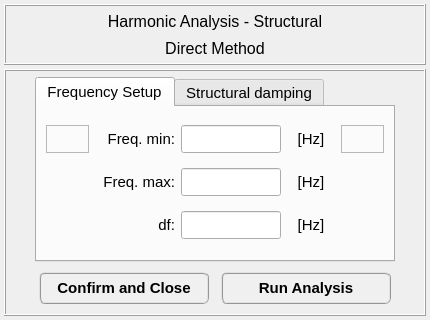
<?xml version="1.0" encoding="UTF-8"?>
<ui version="4.0">
 <class>Dialog</class>
 <widget class="QDialog" name="Dialog">
  <property name="windowModality">
   <enum>Qt::NonModal</enum>
  </property>
  <property name="geometry">
   <rect>
    <x>0</x>
    <y>0</y>
    <width>430</width>
    <height>320</height>
   </rect>
  </property>
  <property name="sizePolicy">
   <sizepolicy hsizetype="Fixed" vsizetype="Fixed">
    <horstretch>0</horstretch>
    <verstretch>0</verstretch>
   </sizepolicy>
  </property>
  <property name="minimumSize">
   <size>
    <width>430</width>
    <height>320</height>
   </size>
  </property>
  <property name="maximumSize">
   <size>
    <width>430</width>
    <height>327</height>
   </size>
  </property>
  <property name="contextMenuPolicy">
   <enum>Qt::DefaultContextMenu</enum>
  </property>
  <property name="windowTitle">
   <string>Harmonic analysis setup</string>
  </property>
  <property name="windowIcon">
   <iconset>
    <normaloff>../../../../../../../Downloads/load - Copia.png</normaloff>../../../../../../../Downloads/load - Copia.png</iconset>
  </property>
  <property name="whatsThis">
   <string/>
  </property>
  <layout class="QGridLayout" name="gridLayout_2">
   <property name="leftMargin">
    <number>4</number>
   </property>
   <property name="topMargin">
    <number>4</number>
   </property>
   <property name="rightMargin">
    <number>4</number>
   </property>
   <property name="bottomMargin">
    <number>4</number>
   </property>
   <property name="spacing">
    <number>4</number>
   </property>
   <item row="0" column="0">
    <widget class="QFrame" name="frame_3">
     <property name="minimumSize">
      <size>
       <width>300</width>
       <height>61</height>
      </size>
     </property>
     <property name="maximumSize">
      <size>
       <width>430</width>
       <height>61</height>
      </size>
     </property>
     <property name="frameShape">
      <enum>QFrame::Box</enum>
     </property>
     <property name="frameShadow">
      <enum>QFrame::Raised</enum>
     </property>
     <property name="lineWidth">
      <number>1</number>
     </property>
     <layout class="QGridLayout" name="gridLayout">
      <property name="leftMargin">
       <number>2</number>
      </property>
      <property name="topMargin">
       <number>2</number>
      </property>
      <property name="rightMargin">
       <number>2</number>
      </property>
      <property name="bottomMargin">
       <number>2</number>
      </property>
      <property name="spacing">
       <number>2</number>
      </property>
      <item row="0" column="0">
       <widget class="QLabel" name="label_title">
        <property name="font">
         <font>
          <family>MS Shell Dlg 2</family>
          <pointsize>12</pointsize>
          <weight>50</weight>
          <italic>false</italic>
          <bold>false</bold>
         </font>
        </property>
        <property name="text">
         <string>Harmonic Analysis - Structural</string>
        </property>
        <property name="textFormat">
         <enum>Qt::AutoText</enum>
        </property>
        <property name="alignment">
         <set>Qt::AlignCenter</set>
        </property>
       </widget>
      </item>
      <item row="1" column="0">
       <widget class="QLabel" name="label_subtitle">
        <property name="font">
         <font>
          <family>MS Shell Dlg 2</family>
          <pointsize>12</pointsize>
          <weight>50</weight>
          <italic>false</italic>
          <bold>false</bold>
         </font>
        </property>
        <property name="text">
         <string>Direct Method</string>
        </property>
        <property name="textFormat">
         <enum>Qt::AutoText</enum>
        </property>
        <property name="alignment">
         <set>Qt::AlignCenter</set>
        </property>
       </widget>
      </item>
     </layout>
    </widget>
   </item>
   <item row="1" column="0">
    <widget class="QFrame" name="frame_2">
     <property name="frameShape">
      <enum>QFrame::Box</enum>
     </property>
     <property name="frameShadow">
      <enum>QFrame::Raised</enum>
     </property>
     <layout class="QGridLayout" name="gridLayout_9">
      <property name="topMargin">
       <number>6</number>
      </property>
      <property name="bottomMargin">
       <number>6</number>
      </property>
      <item row="0" column="0">
       <widget class="QTabWidget" name="tabWidget">
        <property name="minimumSize">
         <size>
          <width>360</width>
          <height>0</height>
         </size>
        </property>
        <property name="maximumSize">
         <size>
          <width>360</width>
          <height>16777215</height>
         </size>
        </property>
        <property name="font">
         <font>
          <family>MS Shell Dlg 2</family>
          <pointsize>11</pointsize>
          <weight>50</weight>
          <italic>false</italic>
          <bold>false</bold>
          <kerning>false</kerning>
         </font>
        </property>
        <property name="currentIndex">
         <number>0</number>
        </property>
        <widget class="QWidget" name="tab_2">
         <attribute name="title">
          <string>Frequency Setup</string>
         </attribute>
         <layout class="QGridLayout" name="gridLayout_5">
          <item row="0" column="0">
           <widget class="QFrame" name="frame_6">
            <property name="frameShape">
             <enum>QFrame::StyledPanel</enum>
            </property>
            <property name="frameShadow">
             <enum>QFrame::Raised</enum>
            </property>
           </widget>
          </item>
          <item row="2" column="1">
           <widget class="QLabel" name="label_21">
            <property name="minimumSize">
             <size>
              <width>80</width>
              <height>28</height>
             </size>
            </property>
            <property name="maximumSize">
             <size>
              <width>100</width>
              <height>28</height>
             </size>
            </property>
            <property name="font">
             <font>
              <italic>false</italic>
             </font>
            </property>
            <property name="text">
             <string>df:</string>
            </property>
            <property name="alignment">
             <set>Qt::AlignRight|Qt::AlignTrailing|Qt::AlignVCenter</set>
            </property>
           </widget>
          </item>
          <item row="2" column="3">
           <widget class="QLabel" name="label_26">
            <property name="minimumSize">
             <size>
              <width>48</width>
              <height>28</height>
             </size>
            </property>
            <property name="maximumSize">
             <size>
              <width>48</width>
              <height>28</height>
             </size>
            </property>
            <property name="font">
             <font>
              <italic>false</italic>
             </font>
            </property>
            <property name="text">
             <string>[Hz]</string>
            </property>
            <property name="alignment">
             <set>Qt::AlignCenter</set>
            </property>
           </widget>
          </item>
          <item row="2" column="2">
           <widget class="QLineEdit" name="lineEdit_step">
            <property name="minimumSize">
             <size>
              <width>100</width>
              <height>28</height>
             </size>
            </property>
            <property name="maximumSize">
             <size>
              <width>100</width>
              <height>28</height>
             </size>
            </property>
            <property name="font">
             <font>
              <family>Arial</family>
              <pointsize>11</pointsize>
              <weight>75</weight>
              <italic>true</italic>
              <bold>true</bold>
             </font>
            </property>
            <property name="styleSheet">
             <string notr="true"/>
            </property>
            <property name="alignment">
             <set>Qt::AlignCenter</set>
            </property>
           </widget>
          </item>
          <item row="0" column="1">
           <widget class="QLabel" name="label_22">
            <property name="minimumSize">
             <size>
              <width>80</width>
              <height>28</height>
             </size>
            </property>
            <property name="maximumSize">
             <size>
              <width>100</width>
              <height>28</height>
             </size>
            </property>
            <property name="font">
             <font>
              <italic>false</italic>
             </font>
            </property>
            <property name="text">
             <string>Freq. min:</string>
            </property>
            <property name="alignment">
             <set>Qt::AlignRight|Qt::AlignTrailing|Qt::AlignVCenter</set>
            </property>
           </widget>
          </item>
          <item row="0" column="2">
           <widget class="QLineEdit" name="lineEdit_min">
            <property name="minimumSize">
             <size>
              <width>100</width>
              <height>28</height>
             </size>
            </property>
            <property name="maximumSize">
             <size>
              <width>100</width>
              <height>28</height>
             </size>
            </property>
            <property name="font">
             <font>
              <family>Arial</family>
              <pointsize>11</pointsize>
              <weight>75</weight>
              <italic>true</italic>
              <bold>true</bold>
             </font>
            </property>
            <property name="styleSheet">
             <string notr="true"/>
            </property>
            <property name="alignment">
             <set>Qt::AlignCenter</set>
            </property>
           </widget>
          </item>
          <item row="1" column="1">
           <widget class="QLabel" name="label_23">
            <property name="minimumSize">
             <size>
              <width>80</width>
              <height>28</height>
             </size>
            </property>
            <property name="maximumSize">
             <size>
              <width>100</width>
              <height>28</height>
             </size>
            </property>
            <property name="font">
             <font>
              <italic>false</italic>
             </font>
            </property>
            <property name="text">
             <string>Freq. max:</string>
            </property>
            <property name="alignment">
             <set>Qt::AlignRight|Qt::AlignTrailing|Qt::AlignVCenter</set>
            </property>
           </widget>
          </item>
          <item row="0" column="3">
           <widget class="QLabel" name="label_24">
            <property name="minimumSize">
             <size>
              <width>48</width>
              <height>28</height>
             </size>
            </property>
            <property name="maximumSize">
             <size>
              <width>48</width>
              <height>28</height>
             </size>
            </property>
            <property name="font">
             <font>
              <italic>false</italic>
             </font>
            </property>
            <property name="text">
             <string>[Hz]</string>
            </property>
            <property name="alignment">
             <set>Qt::AlignCenter</set>
            </property>
           </widget>
          </item>
          <item row="1" column="2">
           <widget class="QLineEdit" name="lineEdit_max">
            <property name="minimumSize">
             <size>
              <width>100</width>
              <height>28</height>
             </size>
            </property>
            <property name="maximumSize">
             <size>
              <width>100</width>
              <height>28</height>
             </size>
            </property>
            <property name="font">
             <font>
              <family>Arial</family>
              <pointsize>11</pointsize>
              <weight>75</weight>
              <italic>true</italic>
              <bold>true</bold>
             </font>
            </property>
            <property name="styleSheet">
             <string notr="true"/>
            </property>
            <property name="alignment">
             <set>Qt::AlignCenter</set>
            </property>
           </widget>
          </item>
          <item row="1" column="3">
           <widget class="QLabel" name="label_25">
            <property name="minimumSize">
             <size>
              <width>48</width>
              <height>28</height>
             </size>
            </property>
            <property name="maximumSize">
             <size>
              <width>48</width>
              <height>28</height>
             </size>
            </property>
            <property name="font">
             <font>
              <italic>false</italic>
             </font>
            </property>
            <property name="text">
             <string>[Hz]</string>
            </property>
            <property name="alignment">
             <set>Qt::AlignCenter</set>
            </property>
           </widget>
          </item>
          <item row="0" column="4">
           <widget class="QFrame" name="frame_7">
            <property name="frameShape">
             <enum>QFrame::StyledPanel</enum>
            </property>
            <property name="frameShadow">
             <enum>QFrame::Raised</enum>
            </property>
           </widget>
          </item>
         </layout>
        </widget>
        <widget class="QWidget" name="widget">
         <attribute name="title">
          <string>Structural damping</string>
         </attribute>
         <layout class="QGridLayout" name="gridLayout_4">
          <item row="0" column="5">
           <widget class="QFrame" name="frame_4">
            <property name="frameShape">
             <enum>QFrame::NoFrame</enum>
            </property>
            <property name="frameShadow">
             <enum>QFrame::Raised</enum>
            </property>
           </widget>
          </item>
          <item row="1" column="4">
           <layout class="QGridLayout" name="gridLayout_13">
            <item row="0" column="0">
             <widget class="QLabel" name="label_16">
              <property name="minimumSize">
               <size>
                <width>0</width>
                <height>26</height>
               </size>
              </property>
              <property name="maximumSize">
               <size>
                <width>16777215</width>
                <height>26</height>
               </size>
              </property>
              <property name="font">
               <font>
                <family>MS Shell Dlg 2</family>
                <pointsize>11</pointsize>
                <weight>50</weight>
                <italic>false</italic>
                <bold>false</bold>
               </font>
              </property>
              <property name="text">
               <string>[1/s²]</string>
              </property>
              <property name="alignment">
               <set>Qt::AlignCenter</set>
              </property>
             </widget>
            </item>
            <item row="1" column="0">
             <widget class="QLabel" name="label_17">
              <property name="minimumSize">
               <size>
                <width>0</width>
                <height>26</height>
               </size>
              </property>
              <property name="maximumSize">
               <size>
                <width>16777215</width>
                <height>26</height>
               </size>
              </property>
              <property name="font">
               <font>
                <family>MS Shell Dlg 2</family>
                <pointsize>11</pointsize>
                <weight>50</weight>
                <italic>false</italic>
                <bold>false</bold>
               </font>
              </property>
              <property name="text">
               <string>[-]</string>
              </property>
              <property name="alignment">
               <set>Qt::AlignCenter</set>
              </property>
             </widget>
            </item>
           </layout>
          </item>
          <item row="0" column="2">
           <layout class="QGridLayout" name="gridLayout_15">
            <item row="0" column="0">
             <widget class="QLabel" name="label_10">
              <property name="minimumSize">
               <size>
                <width>40</width>
                <height>26</height>
               </size>
              </property>
              <property name="maximumSize">
               <size>
                <width>40</width>
                <height>26</height>
               </size>
              </property>
              <property name="font">
               <font>
                <family>Arial</family>
                <pointsize>11</pointsize>
                <weight>50</weight>
                <italic>false</italic>
                <bold>false</bold>
               </font>
              </property>
              <property name="text">
               <string>&lt;html&gt;&lt;head/&gt;&lt;body&gt;&lt;p align=&quot;center&quot;&gt;&lt;span style=&quot; font-size:10pt;&quot;&gt;α&lt;/span&gt;&lt;span style=&quot; font-size:10pt; vertical-align:sub;&quot;&gt;v&lt;/span&gt;&lt;span style=&quot; font-size:10pt;&quot;&gt;:&lt;/span&gt;&lt;/p&gt;&lt;/body&gt;&lt;/html&gt;</string>
              </property>
              <property name="alignment">
               <set>Qt::AlignCenter</set>
              </property>
             </widget>
            </item>
            <item row="1" column="0">
             <widget class="QLabel" name="label_11">
              <property name="minimumSize">
               <size>
                <width>40</width>
                <height>26</height>
               </size>
              </property>
              <property name="maximumSize">
               <size>
                <width>40</width>
                <height>26</height>
               </size>
              </property>
              <property name="font">
               <font>
                <family>Arial</family>
                <pointsize>11</pointsize>
                <weight>50</weight>
                <italic>false</italic>
                <bold>false</bold>
               </font>
              </property>
              <property name="text">
               <string>&lt;html&gt;&lt;head/&gt;&lt;body&gt;&lt;p align=&quot;center&quot;&gt;&lt;span style=&quot; font-size:10pt;&quot;&gt;β&lt;/span&gt;&lt;span style=&quot; font-size:10pt; vertical-align:sub;&quot;&gt;v&lt;/span&gt;&lt;span style=&quot; font-size:10pt;&quot;&gt;:&lt;/span&gt;&lt;/p&gt;&lt;/body&gt;&lt;/html&gt;</string>
              </property>
              <property name="alignment">
               <set>Qt::AlignCenter</set>
              </property>
             </widget>
            </item>
           </layout>
          </item>
          <item row="0" column="4">
           <layout class="QGridLayout" name="gridLayout_12">
            <item row="0" column="0">
             <widget class="QLabel" name="label_15">
              <property name="minimumSize">
               <size>
                <width>0</width>
                <height>26</height>
               </size>
              </property>
              <property name="maximumSize">
               <size>
                <width>16777215</width>
                <height>26</height>
               </size>
              </property>
              <property name="font">
               <font>
                <family>MS Shell Dlg 2</family>
                <pointsize>11</pointsize>
                <weight>50</weight>
                <italic>false</italic>
                <bold>false</bold>
               </font>
              </property>
              <property name="text">
               <string>[1/s]</string>
              </property>
              <property name="alignment">
               <set>Qt::AlignCenter</set>
              </property>
             </widget>
            </item>
            <item row="1" column="0">
             <widget class="QLabel" name="label_14">
              <property name="minimumSize">
               <size>
                <width>0</width>
                <height>26</height>
               </size>
              </property>
              <property name="maximumSize">
               <size>
                <width>16777215</width>
                <height>26</height>
               </size>
              </property>
              <property name="font">
               <font>
                <family>MS Shell Dlg 2</family>
                <pointsize>11</pointsize>
                <weight>50</weight>
                <italic>false</italic>
                <bold>false</bold>
               </font>
              </property>
              <property name="text">
               <string>[s]</string>
              </property>
              <property name="alignment">
               <set>Qt::AlignCenter</set>
              </property>
             </widget>
            </item>
           </layout>
          </item>
          <item row="1" column="2">
           <layout class="QGridLayout" name="gridLayout_14">
            <item row="0" column="0">
             <widget class="QLabel" name="label_13">
              <property name="minimumSize">
               <size>
                <width>40</width>
                <height>26</height>
               </size>
              </property>
              <property name="maximumSize">
               <size>
                <width>40</width>
                <height>26</height>
               </size>
              </property>
              <property name="font">
               <font>
                <family>Arial</family>
                <pointsize>11</pointsize>
                <weight>50</weight>
                <italic>false</italic>
                <bold>false</bold>
               </font>
              </property>
              <property name="text">
               <string>&lt;html&gt;&lt;head/&gt;&lt;body&gt;&lt;p align=&quot;center&quot;&gt;&lt;span style=&quot; font-size:10pt;&quot;&gt;α&lt;/span&gt;&lt;span style=&quot; font-size:10pt; vertical-align:sub;&quot;&gt;h&lt;/span&gt;&lt;span style=&quot; font-size:10pt;&quot;&gt;:&lt;/span&gt;&lt;/p&gt;&lt;/body&gt;&lt;/html&gt;</string>
              </property>
              <property name="alignment">
               <set>Qt::AlignCenter</set>
              </property>
             </widget>
            </item>
            <item row="1" column="0">
             <widget class="QLabel" name="label_12">
              <property name="minimumSize">
               <size>
                <width>40</width>
                <height>26</height>
               </size>
              </property>
              <property name="maximumSize">
               <size>
                <width>40</width>
                <height>26</height>
               </size>
              </property>
              <property name="font">
               <font>
                <family>Arial</family>
                <pointsize>11</pointsize>
                <weight>50</weight>
                <italic>false</italic>
                <bold>false</bold>
               </font>
              </property>
              <property name="text">
               <string>&lt;html&gt;&lt;head/&gt;&lt;body&gt;&lt;p align=&quot;center&quot;&gt;&lt;span style=&quot; font-size:10pt;&quot;&gt;β&lt;/span&gt;&lt;span style=&quot; font-size:10pt; vertical-align:sub;&quot;&gt;h&lt;/span&gt;&lt;span style=&quot; font-size:10pt;&quot;&gt;:&lt;/span&gt;&lt;/p&gt;&lt;/body&gt;&lt;/html&gt;</string>
              </property>
              <property name="alignment">
               <set>Qt::AlignCenter</set>
              </property>
             </widget>
            </item>
           </layout>
          </item>
          <item row="1" column="3">
           <layout class="QGridLayout" name="gridLayout_10">
            <item row="0" column="0">
             <widget class="QLineEdit" name="lineEdit_ah">
              <property name="minimumSize">
               <size>
                <width>100</width>
                <height>26</height>
               </size>
              </property>
              <property name="maximumSize">
               <size>
                <width>100</width>
                <height>26</height>
               </size>
              </property>
              <property name="font">
               <font>
                <family>Arial</family>
                <pointsize>11</pointsize>
                <weight>75</weight>
                <italic>true</italic>
                <bold>true</bold>
               </font>
              </property>
              <property name="styleSheet">
               <string notr="true">color: rgb(0, 0, 255);</string>
              </property>
              <property name="alignment">
               <set>Qt::AlignCenter</set>
              </property>
             </widget>
            </item>
            <item row="1" column="0">
             <widget class="QLineEdit" name="lineEdit_bh">
              <property name="minimumSize">
               <size>
                <width>100</width>
                <height>26</height>
               </size>
              </property>
              <property name="maximumSize">
               <size>
                <width>100</width>
                <height>26</height>
               </size>
              </property>
              <property name="font">
               <font>
                <family>Arial</family>
                <pointsize>11</pointsize>
                <weight>75</weight>
                <italic>true</italic>
                <bold>true</bold>
               </font>
              </property>
              <property name="styleSheet">
               <string notr="true">color: rgb(0, 0, 255);</string>
              </property>
              <property name="alignment">
               <set>Qt::AlignCenter</set>
              </property>
             </widget>
            </item>
           </layout>
          </item>
          <item row="0" column="1">
           <layout class="QVBoxLayout" name="verticalLayout_5">
            <item>
             <widget class="QLabel" name="label_8">
              <property name="font">
               <font>
                <pointsize>11</pointsize>
                <weight>50</weight>
                <italic>false</italic>
                <bold>false</bold>
               </font>
              </property>
              <property name="text">
               <string>Proportional
viscous</string>
              </property>
              <property name="alignment">
               <set>Qt::AlignCenter</set>
              </property>
             </widget>
            </item>
           </layout>
          </item>
          <item row="0" column="3">
           <layout class="QGridLayout" name="gridLayout_11">
            <item row="0" column="0">
             <widget class="QLineEdit" name="lineEdit_av">
              <property name="minimumSize">
               <size>
                <width>100</width>
                <height>26</height>
               </size>
              </property>
              <property name="maximumSize">
               <size>
                <width>100</width>
                <height>26</height>
               </size>
              </property>
              <property name="font">
               <font>
                <family>Arial</family>
                <pointsize>11</pointsize>
                <weight>75</weight>
                <italic>true</italic>
                <bold>true</bold>
               </font>
              </property>
              <property name="styleSheet">
               <string notr="true">color: rgb(0, 0, 255);</string>
              </property>
              <property name="alignment">
               <set>Qt::AlignCenter</set>
              </property>
             </widget>
            </item>
            <item row="1" column="0">
             <widget class="QLineEdit" name="lineEdit_bv">
              <property name="minimumSize">
               <size>
                <width>100</width>
                <height>26</height>
               </size>
              </property>
              <property name="maximumSize">
               <size>
                <width>100</width>
                <height>26</height>
               </size>
              </property>
              <property name="font">
               <font>
                <family>Arial</family>
                <pointsize>11</pointsize>
                <weight>75</weight>
                <italic>true</italic>
                <bold>true</bold>
               </font>
              </property>
              <property name="styleSheet">
               <string notr="true">color: rgb(0, 0, 255);</string>
              </property>
              <property name="alignment">
               <set>Qt::AlignCenter</set>
              </property>
             </widget>
            </item>
           </layout>
          </item>
          <item row="1" column="1">
           <layout class="QVBoxLayout" name="verticalLayout_6">
            <item>
             <widget class="QLabel" name="label_9">
              <property name="font">
               <font>
                <pointsize>11</pointsize>
                <weight>50</weight>
                <italic>false</italic>
                <bold>false</bold>
               </font>
              </property>
              <property name="text">
               <string>Proportional
hysteretic</string>
              </property>
              <property name="alignment">
               <set>Qt::AlignCenter</set>
              </property>
             </widget>
            </item>
           </layout>
          </item>
          <item row="0" column="0">
           <widget class="QFrame" name="frame_5">
            <property name="frameShape">
             <enum>QFrame::NoFrame</enum>
            </property>
            <property name="frameShadow">
             <enum>QFrame::Raised</enum>
            </property>
           </widget>
          </item>
         </layout>
        </widget>
       </widget>
      </item>
      <item row="1" column="0">
       <widget class="QFrame" name="frame">
        <property name="minimumSize">
         <size>
          <width>360</width>
          <height>40</height>
         </size>
        </property>
        <property name="maximumSize">
         <size>
          <width>360</width>
          <height>40</height>
         </size>
        </property>
        <property name="frameShape">
         <enum>QFrame::NoFrame</enum>
        </property>
        <property name="frameShadow">
         <enum>QFrame::Raised</enum>
        </property>
        <layout class="QGridLayout" name="gridLayout_3">
         <property name="leftMargin">
          <number>4</number>
         </property>
         <property name="topMargin">
          <number>4</number>
         </property>
         <property name="rightMargin">
          <number>4</number>
         </property>
         <property name="bottomMargin">
          <number>4</number>
         </property>
         <property name="horizontalSpacing">
          <number>12</number>
         </property>
         <property name="verticalSpacing">
          <number>4</number>
         </property>
         <item row="0" column="0">
          <widget class="QPushButton" name="pushButton_confirm_close">
           <property name="minimumSize">
            <size>
             <width>0</width>
             <height>32</height>
            </size>
           </property>
           <property name="maximumSize">
            <size>
             <width>16777215</width>
             <height>32</height>
            </size>
           </property>
           <property name="font">
            <font>
             <family>MS Shell Dlg 2</family>
             <pointsize>11</pointsize>
             <weight>75</weight>
             <italic>false</italic>
             <bold>true</bold>
            </font>
           </property>
           <property name="styleSheet">
            <string notr="true">QPushButton{border-radius: 6px; border-color: rgb(150, 150, 150); border-style: ridge; border-width: 2px; color: rgb(0, 0, 0); background-color: rgb(240, 240, 240); font: 75 bold 11pt &quot;MS Shell Dlg 2&quot;}
QPushButton:hover{border-radius: 6px; border-color: rgb(0, 170, 255); border-style: ridge; border-width: 2px; color: rgb(0, 0, 0); background-color: rgba(174, 213, 255, 100); font: 75 bold 11pt &quot;MS Shell Dlg 2&quot;}
QPushButton:pressed{border-radius: 6px; border-color: rgb(0, 170, 255); border-style: ridge; border-width: 3px; color: rgb(0, 0, 0); background-color: rgb(174, 213, 255); font: 75 bold 11pt &quot;MS Shell Dlg 2&quot;}</string>
           </property>
           <property name="text">
            <string>Confirm and Close</string>
           </property>
          </widget>
         </item>
         <item row="0" column="1">
          <widget class="QPushButton" name="pushButton_confirm_run_analysis">
           <property name="minimumSize">
            <size>
             <width>0</width>
             <height>32</height>
            </size>
           </property>
           <property name="maximumSize">
            <size>
             <width>16777215</width>
             <height>32</height>
            </size>
           </property>
           <property name="font">
            <font>
             <family>MS Shell Dlg 2</family>
             <pointsize>11</pointsize>
             <weight>75</weight>
             <italic>false</italic>
             <bold>true</bold>
            </font>
           </property>
           <property name="styleSheet">
            <string notr="true">QPushButton{border-radius: 6px; border-color: rgb(150, 150, 150); border-style: ridge; border-width: 2px; color: rgb(0, 0, 0); background-color: rgb(240, 240, 240); font: 75 bold 11pt &quot;MS Shell Dlg 2&quot;}
QPushButton:hover{border-radius: 6px; border-color: rgb(0, 170, 255); border-style: ridge; border-width: 2px; color: rgb(0, 0, 0); background-color: rgba(174, 213, 255, 100); font: 75 bold 11pt &quot;MS Shell Dlg 2&quot;}
QPushButton:pressed{border-radius: 6px; border-color: rgb(0, 170, 255); border-style: ridge; border-width: 3px; color: rgb(0, 0, 0); background-color: rgb(174, 213, 255); font: 75 bold 11pt &quot;MS Shell Dlg 2&quot;}</string>
           </property>
           <property name="text">
            <string>Run Analysis</string>
           </property>
          </widget>
         </item>
        </layout>
       </widget>
      </item>
     </layout>
    </widget>
   </item>
  </layout>
 </widget>
 <resources/>
 <connections/>
</ui>
